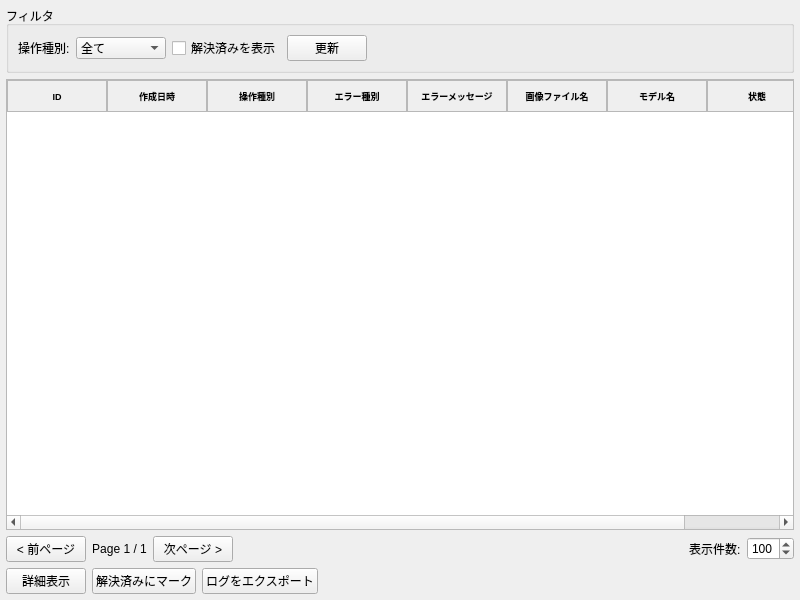
<?xml version="1.0" encoding="UTF-8"?>
<ui version="4.0">
 <class>ErrorLogViewerWidget</class>
 <widget class="QWidget" name="ErrorLogViewerWidget">
  <property name="geometry">
   <rect>
    <x>0</x>
    <y>0</y>
    <width>800</width>
    <height>600</height>
   </rect>
  </property>
  <property name="windowTitle">
   <string>Error Log Viewer</string>
  </property>
  <layout class="QVBoxLayout" name="verticalLayoutMain">
   <property name="spacing">
    <number>6</number>
   </property>
   <property name="leftMargin">
    <number>6</number>
   </property>
   <property name="topMargin">
    <number>6</number>
   </property>
   <property name="rightMargin">
    <number>6</number>
   </property>
   <property name="bottomMargin">
    <number>6</number>
   </property>
   <item>
    <widget class="QGroupBox" name="groupBoxFilters">
     <property name="title">
      <string>フィルタ</string>
     </property>
     <layout class="QHBoxLayout" name="horizontalLayoutFilters">
      <item>
       <widget class="QLabel" name="labelOperationType">
        <property name="text">
         <string>操作種別:</string>
        </property>
       </widget>
      </item>
      <item>
       <widget class="QComboBox" name="comboOperationType">
        <item>
         <property name="text">
          <string>全て</string>
         </property>
        </item>
        <item>
         <property name="text">
          <string>registration</string>
         </property>
        </item>
        <item>
         <property name="text">
          <string>annotation</string>
         </property>
        </item>
        <item>
         <property name="text">
          <string>processing</string>
         </property>
        </item>
        <item>
         <property name="text">
          <string>search</string>
         </property>
        </item>
        <item>
         <property name="text">
          <string>thumbnail</string>
         </property>
        </item>
       </widget>
      </item>
      <item>
       <widget class="QCheckBox" name="checkBoxShowResolved">
        <property name="text">
         <string>解決済みを表示</string>
        </property>
       </widget>
      </item>
      <item>
       <widget class="QPushButton" name="buttonRefresh">
        <property name="text">
         <string>更新</string>
        </property>
       </widget>
      </item>
      <item>
       <spacer name="horizontalSpacerFilters">
        <property name="orientation">
         <enum>Qt::Orientation::Horizontal</enum>
        </property>
        <property name="sizeHint" stdset="0">
         <size>
          <width>40</width>
          <height>20</height>
         </size>
        </property>
       </spacer>
      </item>
     </layout>
    </widget>
   </item>
   <item>
    <widget class="QTableWidget" name="tableWidgetErrors">
     <property name="sizePolicy">
      <sizepolicy hsizetype="Expanding" vsizetype="Expanding">
       <horstretch>0</horstretch>
       <verstretch>1</verstretch>
      </sizepolicy>
     </property>
     <property name="styleSheet">
      <string>QTableWidget {
    font-size: 9px;
    gridline-color: #e0e0e0;
    selection-background-color: #e3f2fd;
}
QTableWidget::item {
    padding: 4px;
    color: palette(text);
}
QHeaderView::section {
    font-size: 9px;
    font-weight: bold;
    background-color: palette(button);
    color: palette(buttonText);
    border: 1px solid palette(mid);
    padding: 4px;
}</string>
     </property>
     <property name="alternatingRowColors">
      <bool>true</bool>
     </property>
     <property name="selectionMode">
      <enum>QAbstractItemView::SelectionMode::SingleSelection</enum>
     </property>
     <property name="selectionBehavior">
      <enum>QAbstractItemView::SelectionBehavior::SelectRows</enum>
     </property>
     <property name="horizontalScrollMode">
      <enum>QAbstractItemView::ScrollMode::ScrollPerItem</enum>
     </property>
     <property name="sortingEnabled">
      <bool>true</bool>
     </property>
     <property name="wordWrap">
      <bool>false</bool>
     </property>
     <property name="columnCount">
      <number>8</number>
     </property>
     <attribute name="horizontalHeaderVisible">
      <bool>true</bool>
     </attribute>
     <attribute name="horizontalHeaderStretchLastSection">
      <bool>true</bool>
     </attribute>
     <attribute name="verticalHeaderVisible">
      <bool>false</bool>
     </attribute>
     <attribute name="verticalHeaderDefaultSectionSize">
      <number>24</number>
     </attribute>
     <column>
      <property name="text">
       <string>ID</string>
      </property>
     </column>
     <column>
      <property name="text">
       <string>作成日時</string>
      </property>
     </column>
     <column>
      <property name="text">
       <string>操作種別</string>
      </property>
     </column>
     <column>
      <property name="text">
       <string>エラー種別</string>
      </property>
     </column>
     <column>
      <property name="text">
       <string>エラーメッセージ</string>
      </property>
     </column>
     <column>
      <property name="text">
       <string>画像ファイル名</string>
      </property>
     </column>
     <column>
      <property name="text">
       <string>モデル名</string>
      </property>
     </column>
     <column>
      <property name="text">
       <string>状態</string>
      </property>
     </column>
    </widget>
   </item>
   <item>
    <layout class="QHBoxLayout" name="horizontalLayoutPagination">
     <item>
      <widget class="QPushButton" name="buttonPreviousPage">
       <property name="text">
        <string>&lt; 前ページ</string>
       </property>
      </widget>
     </item>
     <item>
      <widget class="QLabel" name="labelPageInfo">
       <property name="text">
        <string>Page 1 / 1</string>
       </property>
       <property name="alignment">
        <set>Qt::AlignmentFlag::AlignCenter</set>
       </property>
      </widget>
     </item>
     <item>
      <widget class="QPushButton" name="buttonNextPage">
       <property name="text">
        <string>次ページ &gt;</string>
       </property>
      </widget>
     </item>
     <item>
      <spacer name="horizontalSpacerPagination">
       <property name="orientation">
        <enum>Qt::Orientation::Horizontal</enum>
       </property>
       <property name="sizeHint" stdset="0">
        <size>
         <width>40</width>
         <height>20</height>
        </size>
       </property>
      </spacer>
     </item>
     <item>
      <widget class="QLabel" name="labelPageSize">
       <property name="text">
        <string>表示件数:</string>
       </property>
      </widget>
     </item>
     <item>
      <widget class="QSpinBox" name="spinBoxPageSize">
       <property name="minimum">
        <number>10</number>
       </property>
       <property name="maximum">
        <number>500</number>
       </property>
       <property name="value">
        <number>100</number>
       </property>
      </widget>
     </item>
    </layout>
   </item>
   <item>
    <layout class="QHBoxLayout" name="horizontalLayoutButtons">
     <item>
      <widget class="QPushButton" name="buttonViewDetails">
       <property name="text">
        <string>詳細表示</string>
       </property>
      </widget>
     </item>
     <item>
      <widget class="QPushButton" name="buttonMarkResolved">
       <property name="text">
        <string>解決済みにマーク</string>
       </property>
      </widget>
     </item>
     <item>
      <widget class="QPushButton" name="buttonExportLog">
       <property name="text">
        <string>ログをエクスポート</string>
       </property>
      </widget>
     </item>
     <item>
      <spacer name="horizontalSpacerButtons">
       <property name="orientation">
        <enum>Qt::Orientation::Horizontal</enum>
       </property>
       <property name="sizeHint" stdset="0">
        <size>
         <width>40</width>
         <height>20</height>
        </size>
       </property>
      </spacer>
     </item>
    </layout>
   </item>
  </layout>
 </widget>
 <resources/>
 <connections/>
</ui>
